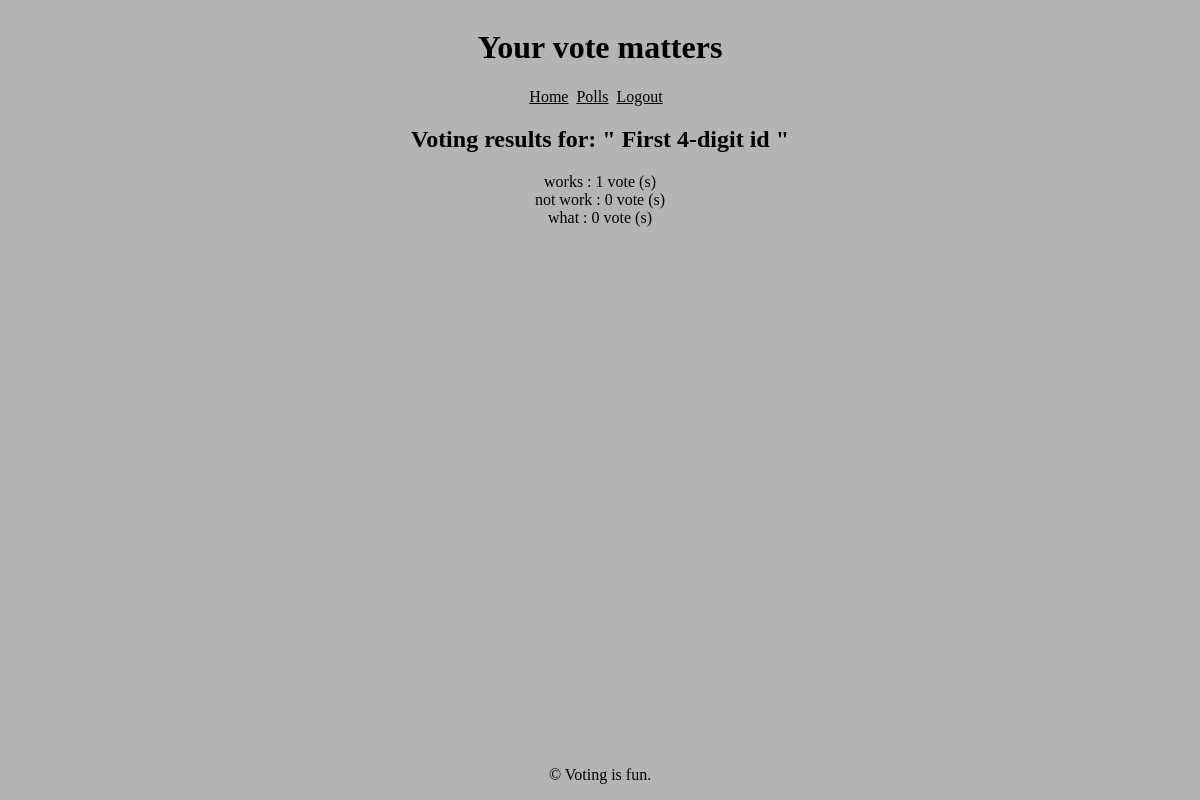
/results/1917/ (signed in), run on the app's committed database.
### polls/models.py (models this page shows, shortened)
class Poll(models.Model):
    question = models.CharField(max_length=255, blank=False, null=False)
    option_one = models.CharField(max_length=50)
    option_two = models.CharField(max_length=50)
    option_three = models.CharField(max_length=50)
    option_one_votes = models.IntegerField(default=0)
    option_two_votes = models.IntegerField(default=0)
    option_three_votes = models.IntegerField(default=0)
    user = models.ForeignKey(CustomUser, on_delete=models.CASCADE)

### polls/views.py (the view)
# urls.py: path('results/<poll_id>/', views.results_view, name='results'),
@csrf_protect
@login_required(login_url='login')
def results_view(request, poll_id):
    poll = Poll.objects.get(pk=poll_id)
    context =  {
        'poll': poll ,
    }
    return render(request, 'polls/results.html', context)

### polls/templates/polls/results.html (shortened to what this page needs)
{% extends "polls/base.html" %}
{% block content %}
<div class="results">
    <h2>Voting results for: " {{ poll.question }} "</h2>
    <div class="option">
        {{ poll.option_one }} :
        {{ poll.option_one_votes }}
        vote (s)
    </div>
    <div class="option">
        {{ poll.option_two }} :
        {{ poll.option_two_votes }}
        vote (s)
    </div>
    <div class="option">
        {{ poll.option_three }} :
        {{ poll.option_three_votes }}
        vote (s)
    </div>
</div>
{% endblock %}

### polls/static/base.css (style rules this page uses)
body { background-color: rgb(180, 180, 180); display: flex; flex-direction: column; }
.results { text-align: center; display: flex; flex-direction: column; }

### data on the page
Poll: question "First 4-digit id", option_one "works", option_one_votes "1", option_two "not work", option_two_votes "0", option_three "what", option_three_votes "0"
